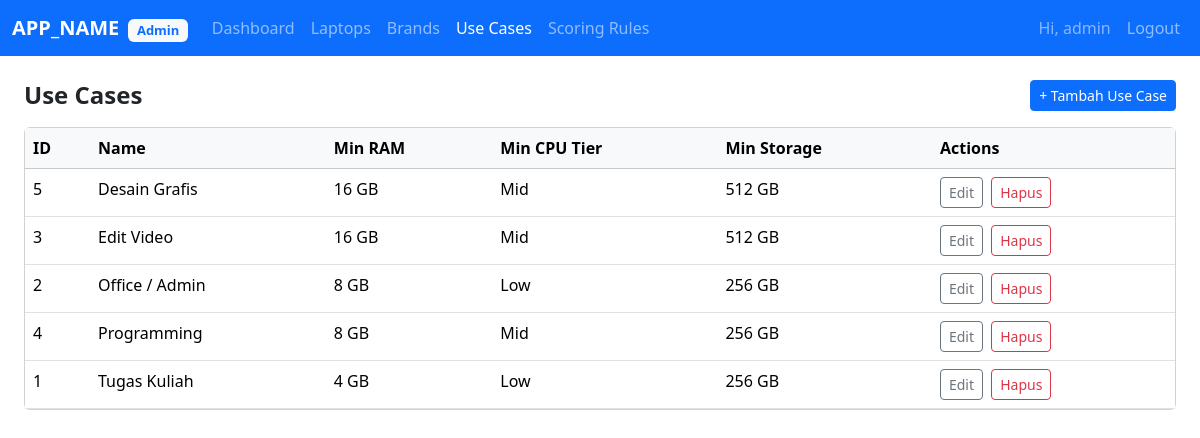
Screenshot of /admin/use_cases.php (signed in) with the database file from the repository.
### tables this page shows
CREATE TABLE use_cases (
    id           INT PRIMARY KEY AUTO_INCREMENT,
    name         VARCHAR(50) NOT NULL,
    min_ram_gb   TINYINT NOT NULL,
    min_cpu_tier TINYINT NOT NULL,
    min_storage  SMALLINT NOT NULL
);

### includes/functions.php (called while the page is built, shortened)
<?php
function h(string $str): string
{
    return htmlspecialchars($str, ENT_QUOTES, 'UTF-8');
}
function cpu_label(int $tier): string
{
    return match($tier) {
        1 => 'Low',
        2 => 'Mid',
        3 => 'High',
        default => '-',
    };
}
function get_use_cases(mysqli $conn): array
{
    $result = $conn->query("SELECT id, name, min_ram_gb, min_cpu_tier, min_storage FROM use_cases ORDER BY name");
    return $result->fetch_all(MYSQLI_ASSOC);
}

### admin/use_cases.php (the view, shortened to what this page needs)
<?php
require_once '../includes/db.php';
require_once '../includes/functions.php';
$use_cases = get_use_cases($conn);
require_once '../includes/header_admin.php';
?>
<div class="d-flex justify-content-between align-items-center mb-3">
    <h4 class="fw-bold mb-0">Use Cases</h4>
    <button class="btn btn-primary btn-sm" data-bs-toggle="modal" data-bs-target="#addModal">
        + Tambah Use Case
    </button>
</div>
<div class="card">
    <div class="card-body p-0">
        <table class="table table-hover mb-0">
            <thead class="table-light">
                <tr><th>ID</th><th>Name</th><th>Min RAM</th><th>Min CPU Tier</th><th>Min Storage</th><th>Actions</th></tr>
            </thead>
            <tbody>
                <?php foreach ($use_cases as $uc): ?>
                <tr>
                    <td><?= (int)$uc['id'] ?></td>
                    <td><?= h($uc['name']) ?></td>
                    <td><?= (int)$uc['min_ram_gb'] ?> GB</td>
                    <td><?= h(cpu_label($uc['min_cpu_tier'])) ?></td>
                    <td><?= (int)$uc['min_storage'] ?> GB</td>
                    <td>
                        <button class="btn btn-sm btn-outline-secondary"
                                data-bs-toggle="modal" data-bs-target="#editModal"
                                data-id="<?= (int)$uc['id'] ?>"
                                data-name="<?= h($uc['name']) ?>"
                                data-ram="<?= (int)$uc['min_ram_gb'] ?>"
                                data-cpu="<?= (int)$uc['min_cpu_tier'] ?>"
                                data-storage="<?= (int)$uc['min_storage'] ?>">
                            Edit
                        </button>
                        <button class="btn btn-sm btn-outline-danger ms-1"
                                data-bs-toggle="modal" data-bs-target="#deleteModal"
                                data-action="use_cases.php?action=delete&id=<?= (int)$uc['id'] ?>">
                            Hapus
                        </button>
                    </td>
                </tr>
                <?php endforeach; ?>
            </tbody>
        </table>
    </div>
</div>
<?php require_once '../includes/footer.php'; ?>

### rows the page displays
use_cases: id "5", name "Desain Grafis", min_ram_gb "16", min_cpu_tier "Mid", min_storage "512"
use_cases: id "3", name "Edit Video", min_ram_gb "16", min_cpu_tier "Mid", min_storage "512"
use_cases: id "2", name "Office / Admin", min_ram_gb "8", min_cpu_tier "Low", min_storage "256"
use_cases: id "4", name "Programming", min_ram_gb "8", min_cpu_tier "Mid", min_storage "256"
use_cases: id "1", name "Tugas Kuliah", min_ram_gb "4", min_cpu_tier "Low", min_storage "256"

### other values shown
APP_NAME "APP_NAME"
$label "Dashboard Laptops Brands Use Cases Scoring Rules"
$_SESSION['username'] "admin"
